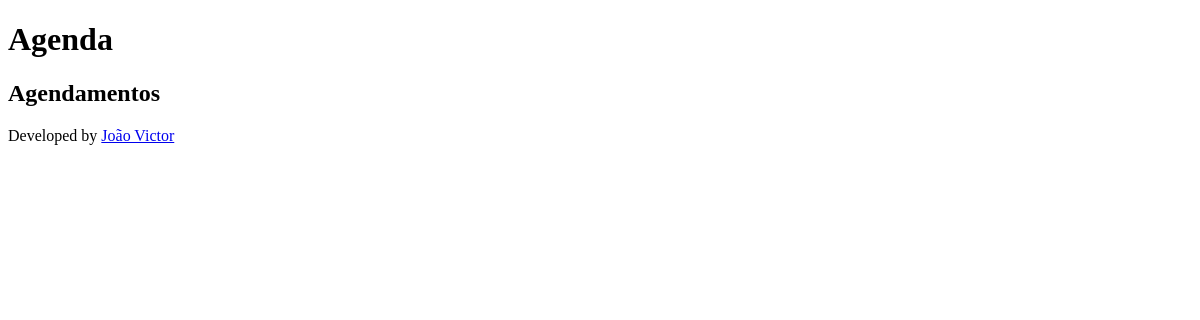
Before: /agenda/ with the older database file.
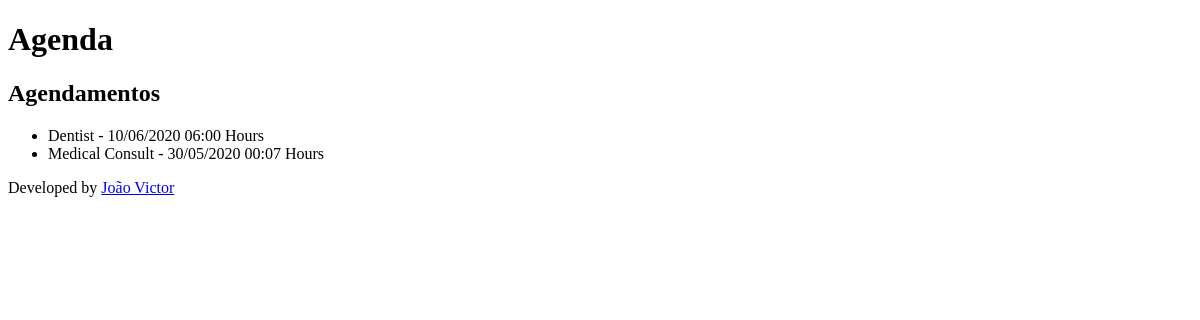
After: the same page with the newer database file.
### core/models.py (models this page shows, shortened)
class Event(models.Model):
  title = models.CharField(max_length=100)
  desc = models.TextField(blank=True, null=True)
  event_date = models.DateTimeField()
  datetimestamp = models.DateTimeField(auto_now=True, verbose_name="Created")
  user = models.ForeignKey(User, on_delete=models.CASCADE)
  class Meta:
    db_table = 'event'
  def get_event_date(self):
    hrs = "Horas"
    return self.event_date.strftime('%d/%m/%Y %H:%M Hours')

### core/views.py (the view)
# urls.py: path('agenda/', views.list_events)
def list_events(req):
  user = req.user
  event = Event.objects.all()
  data = {'events': event}
  return render(req, 'agenda.html', data)

### templates/agenda.html
{% extends "model-page.html" %}
{% block content %}
  <h2>Agendamentos</h2>
  <ul>
  {% for event in events %}
    <li>{{ event.title }} - {{ event.get_event_date }}</li>
  {% endfor %}
  </ul>
{% endblock %}

### templates/model-page.html
<!DOCTYPE html>
<html lang="en">
<head>
  {% include "model-header.html" %}
</head>
<body>
  {% block content %} {% endblock %}
  {% include "model-footer.html" %}
</body>
</html>

### templates/model-header.html (shortened to what this page needs)
  <h1>Agenda</h1>

### templates/model-footer.html
  <p>Developed by <a href="https://github.com/itsJoaoVictor">João Victor</a></p>

Changed rows visible on the page:
added Event: title "Dentist", get_event_date "10/06/2020 06:00 Hours"
added Event: title "Medical Consult", get_event_date "30/05/2020 00:07 Hours"
